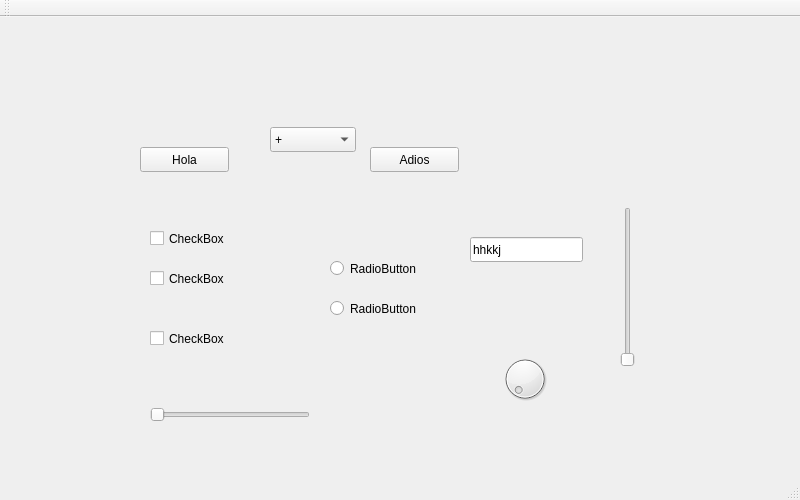
<?xml version="1.0" encoding="UTF-8"?>
<ui version="4.0">
 <class>MatrixMain</class>
 <widget class="QMainWindow" name="MatrixMain">
  <property name="enabled">
   <bool>true</bool>
  </property>
  <property name="geometry">
   <rect>
    <x>0</x>
    <y>0</y>
    <width>800</width>
    <height>500</height>
   </rect>
  </property>
  <property name="windowTitle">
   <string>MatrixMain</string>
  </property>
  <widget class="QWidget" name="centralWidget">
   <widget class="QPushButton" name="pushButton">
    <property name="geometry">
     <rect>
      <x>140</x>
      <y>130</y>
      <width>89</width>
      <height>25</height>
     </rect>
    </property>
    <property name="text">
     <string>Hola</string>
    </property>
   </widget>
   <widget class="QPushButton" name="pushButton_2">
    <property name="geometry">
     <rect>
      <x>370</x>
      <y>130</y>
      <width>89</width>
      <height>25</height>
     </rect>
    </property>
    <property name="text">
     <string>Adios</string>
    </property>
   </widget>
   <widget class="QCheckBox" name="checkBox">
    <property name="geometry">
     <rect>
      <x>150</x>
      <y>210</y>
      <width>92</width>
      <height>23</height>
     </rect>
    </property>
    <property name="text">
     <string>CheckBox</string>
    </property>
   </widget>
   <widget class="QCheckBox" name="checkBox_2">
    <property name="geometry">
     <rect>
      <x>150</x>
      <y>250</y>
      <width>92</width>
      <height>23</height>
     </rect>
    </property>
    <property name="text">
     <string>CheckBox</string>
    </property>
   </widget>
   <widget class="QCheckBox" name="checkBox_3">
    <property name="geometry">
     <rect>
      <x>150</x>
      <y>310</y>
      <width>92</width>
      <height>23</height>
     </rect>
    </property>
    <property name="text">
     <string>CheckBox</string>
    </property>
   </widget>
   <widget class="QRadioButton" name="radioButton">
    <property name="geometry">
     <rect>
      <x>330</x>
      <y>240</y>
      <width>112</width>
      <height>23</height>
     </rect>
    </property>
    <property name="text">
     <string>RadioButton</string>
    </property>
   </widget>
   <widget class="QRadioButton" name="radioButton_2">
    <property name="geometry">
     <rect>
      <x>330</x>
      <y>280</y>
      <width>112</width>
      <height>23</height>
     </rect>
    </property>
    <property name="text">
     <string>RadioButton</string>
    </property>
   </widget>
   <widget class="QSlider" name="horizontalSlider">
    <property name="geometry">
     <rect>
      <x>150</x>
      <y>390</y>
      <width>160</width>
      <height>16</height>
     </rect>
    </property>
    <property name="orientation">
     <enum>Qt::Horizontal</enum>
    </property>
   </widget>
   <widget class="QSlider" name="verticalSlider">
    <property name="geometry">
     <rect>
      <x>620</x>
      <y>190</y>
      <width>16</width>
      <height>160</height>
     </rect>
    </property>
    <property name="orientation">
     <enum>Qt::Vertical</enum>
    </property>
   </widget>
   <widget class="QDial" name="dial">
    <property name="geometry">
     <rect>
      <x>500</x>
      <y>330</y>
      <width>50</width>
      <height>64</height>
     </rect>
    </property>
   </widget>
   <widget class="QLineEdit" name="lineEdit">
    <property name="geometry">
     <rect>
      <x>470</x>
      <y>220</y>
      <width>113</width>
      <height>25</height>
     </rect>
    </property>
    <property name="text">
     <string>hhkkj</string>
    </property>
   </widget>
   <widget class="QComboBox" name="comboBox">
    <property name="geometry">
     <rect>
      <x>270</x>
      <y>110</y>
      <width>86</width>
      <height>25</height>
     </rect>
    </property>
    <item>
     <property name="text">
      <string>+</string>
     </property>
    </item>
    <item>
     <property name="text">
      <string>-</string>
     </property>
    </item>
    <item>
     <property name="text">
      <string>*</string>
     </property>
    </item>
    <item>
     <property name="text">
      <string>/</string>
     </property>
    </item>
   </widget>
  </widget>
  <widget class="QMenuBar" name="menuBar">
   <property name="geometry">
    <rect>
     <x>0</x>
     <y>0</y>
     <width>800</width>
     <height>22</height>
    </rect>
   </property>
  </widget>
  <widget class="QToolBar" name="mainToolBar">
   <attribute name="toolBarArea">
    <enum>TopToolBarArea</enum>
   </attribute>
   <attribute name="toolBarBreak">
    <bool>false</bool>
   </attribute>
  </widget>
  <widget class="QStatusBar" name="statusBar"/>
  <action name="actionhelp">
   <property name="text">
    <string>help</string>
   </property>
  </action>
  <action name="actionAbout">
   <property name="text">
    <string>About</string>
   </property>
  </action>
 </widget>
 <layoutdefault spacing="6" margin="11"/>
 <resources/>
 <connections/>
</ui>
